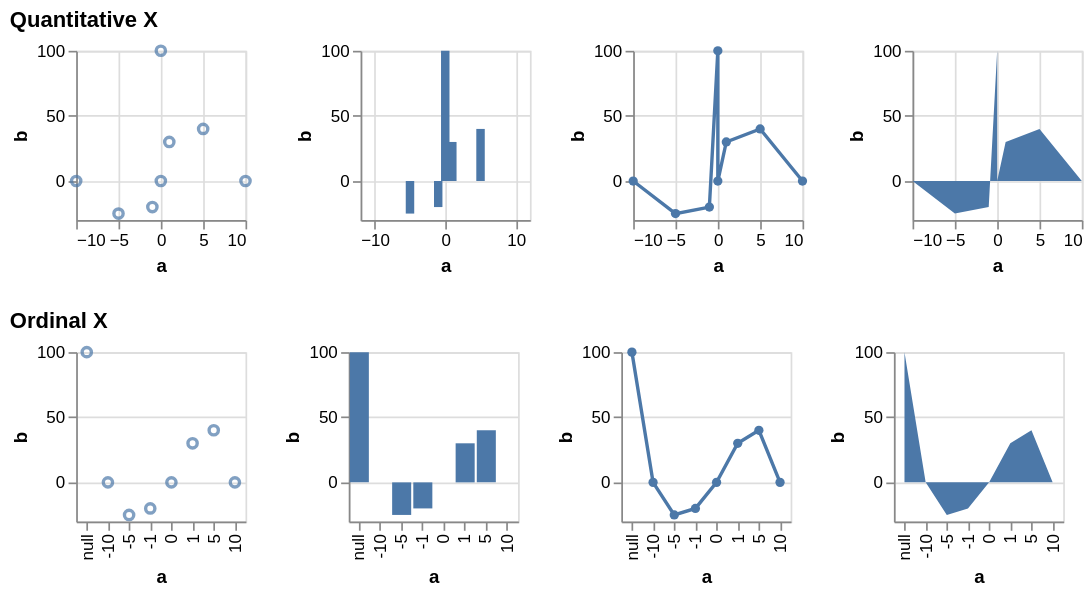

Write a Vega-Lite specification for this figure.
### Vega-Lite specification from a JSON file in a GitHub repository (floating-point values rounded to 4 significant figures)
{"$schema": "https://vega.github.io/schema/vega-lite/v6.json", "description": "Testing invalid", "data": {"values": [{"a": null, "b": 100}, {"a": -10, "b": null}, {"a": -5, "b": -25}, {"a": -1, "b": -20}, {"a": 0, "b": null}, {"a": 1, "b": 30}, {"a": 5, "b": 40}, {"a": 10, "b": null}]}, "config": {"mark": {"invalid": "show", "tooltip": true}}, "vconcat": [{"title": "Quantitative X", "hconcat": [{"width": 100, "height": 100, "mark": "point", "encoding": {"x": {"field": "a", "type": "quantitative"}, "y": {"field": "b", "type": "quantitative"}}}, {"width": 100, "height": 100, "mark": "bar", "encoding": {"x": {"field": "a", "type": "quantitative"}, "y": {"field": "b", "type": "quantitative"}}}, {"width": 100, "height": 100, "layer": [{"mark": "line", "encoding": {"x": {"field": "a", "type": "quantitative"}, "y": {"field": "b", "type": "quantitative"}}}, {"mark": {"type": "point", "opacity": 1, "filled": true}, "encoding": {"x": {"field": "a", "type": "quantitative"}, "y": {"field": "b", "type": "quantitative"}}}]}, {"width": 100, "height": 100, "mark": "area", "encoding": {"x": {"field": "a", "type": "quantitative"}, "y": {"field": "b", "type": "quantitative"}}}]}, {"title": "Ordinal X", "hconcat": [{"width": 100, "height": 100, "mark": "point", "encoding": {"x": {"field": "a", "type": "ordinal"}, "y": {"field": "b", "type": "quantitative"}}}, {"width": 100, "height": 100, "mark": "bar", "encoding": {"x": {"field": "a", "type": "ordinal"}, "y": {"field": "b", "type": "quantitative"}}}, {"width": 100, "height": 100, "layer": [{"mark": "line", "encoding": {"x": {"field": "a", "type": "ordinal"}, "y": {"field": "b", "type": "quantitative"}}}, {"mark": {"type": "point", "opacity": 1, "filled": true}, "encoding": {"x": {"field": "a", "type": "ordinal"}, "y": {"field": "b", "type": "quantitative"}}}]}, {"width": 100, "height": 100, "mark": "area", "encoding": {"x": {"field": "a", "type": "ordinal"}, "y": {"field": "b", "type": "quantitative"}}}]}]}
